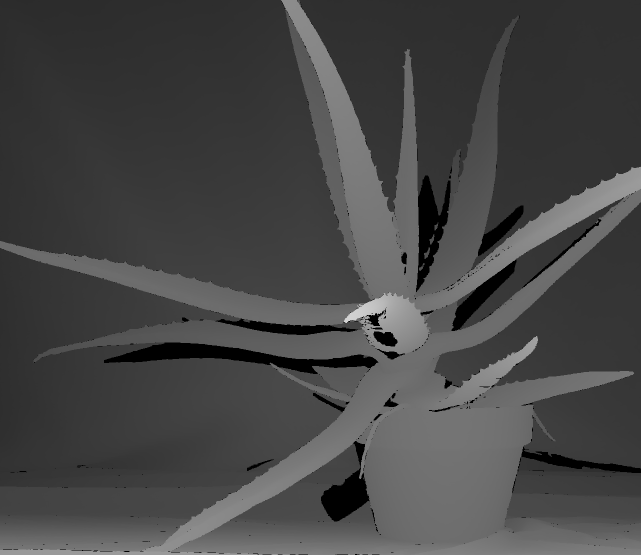
#> input picture Estimate Blur from Depth/disp1.png, 1282 x 1110 px (shown at 1/2 size)
$ python blurFromDepth.py
#> lines starting #> are read from the running program, lines starting #| are printed output that depends on the picture
import cv2
import numpy as np

#camera parameters got from website
focal_length = 3740 #pixels
Baseline = 160 #mm
const1 = Baseline * focal_length
#disparity d from disp map (in mm hopefully)
#if intensity = 0, disp not known

#other parameters #rho*r_o*v_o = k
k = 30
u_o = 20

#let's take view 1 as reference, hoping disp1 is for such case
disp = cv2.imread('disp1.png')
#> disp is the input picture: shape (1110, 1282, 3); min 0, max 211, mean 69.8
[m,n,c] = disp.shape
#> m = 1110; n = 1282; c = 3
disp = cv2.cvtColor(disp, cv2.COLOR_BGR2GRAY)
#> disp: shape (1110, 1282)


#get depth map,blur map from disparity,depth respectively
Z = np.zeros((m,n))
sigma = np.zeros((m,n))

for i in range(0,m):
	for j in range(0,n):
		if(disp[i,j] != 0):
			Z[i,j] = const1 / disp[i,j]
			sigma[i,j] = k * ((1/u_o)-(1/Z[i,j]))
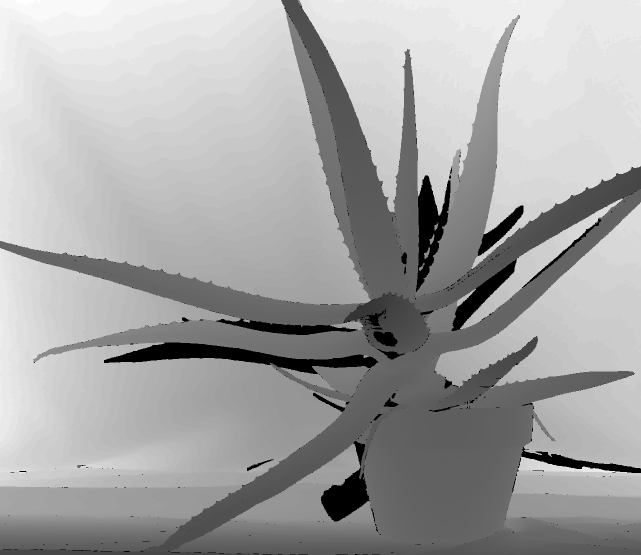
#> Z: shape (1110, 1282) float64 (shown at 1/2 size); min 0, max 13916.3, mean 9006.2; drawn with min black and max white
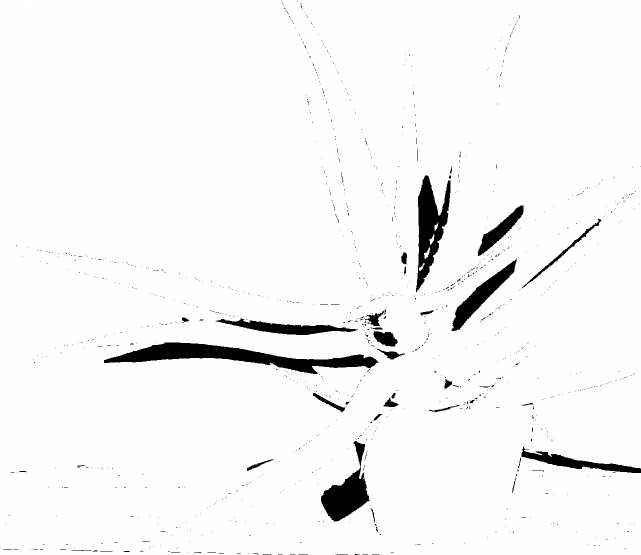
#> sigma: shape (1110, 1282) float64 (shown at 1/2 size); min 0, max 1.5, mean 1.44; drawn with min black and max white


img1 = cv2.imread('view1.png')
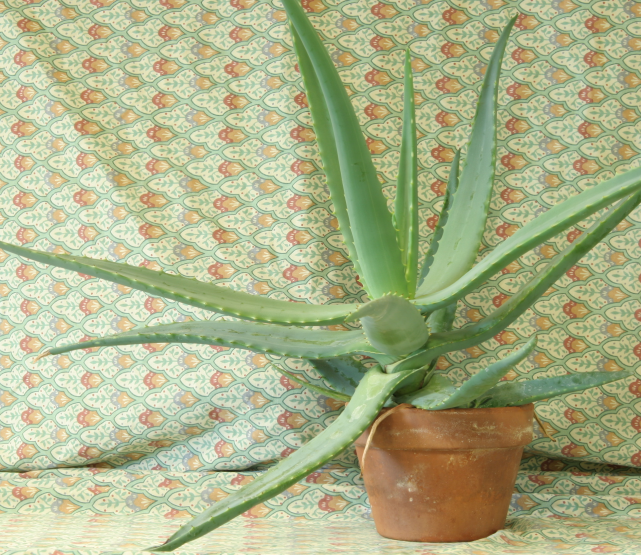
#> input picture Estimate Blur from Depth/view1.png, 1282 x 1110 px (shown at 1/2 size)
#> img1 is the input picture: shape (1110, 1282, 3); mean B, G, R 136.6, 177.2, 171.2
blurred_image1 = np.zeros((m,n,c))
img1 = cv2.copyMakeBorder(img1,1,1,1,1,cv2.BORDER_CONSTANT,value=0)
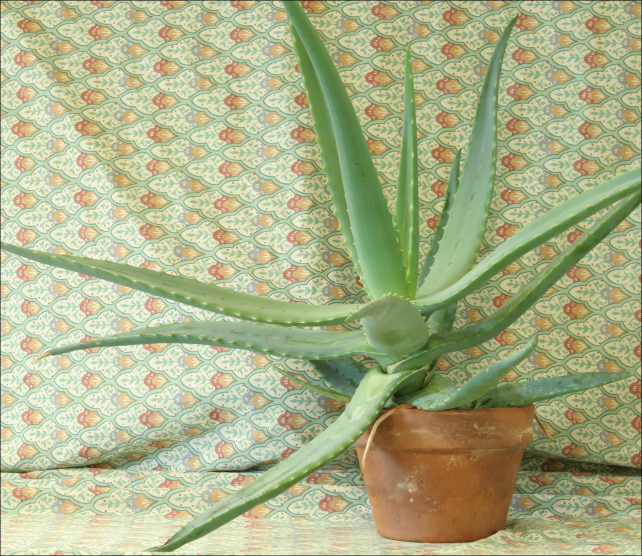
#> img1: shape (1112, 1284, 3) (shown at 1/2 size); mean B, G, R 136.2, 176.6, 170.6
b,g,r = cv2.split(img1)
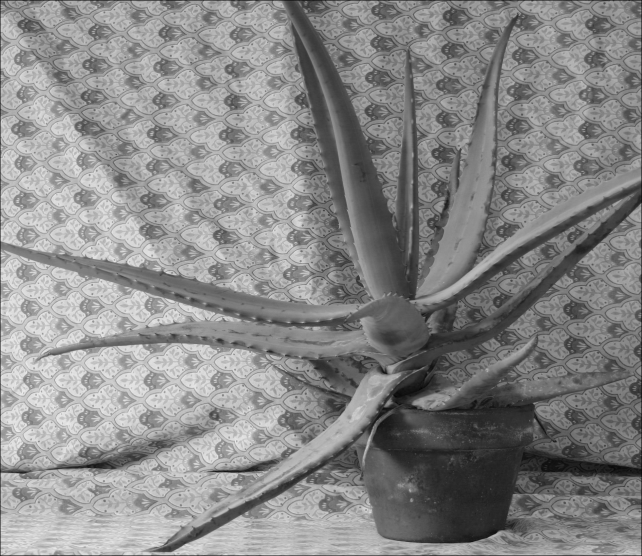
#> b: shape (1112, 1284) (shown at 1/2 size); min 0, max 243, mean 136.2
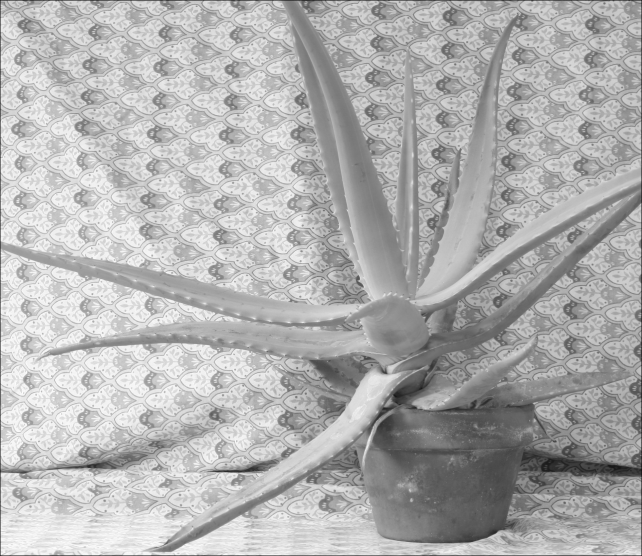
#> g: shape (1112, 1284) (shown at 1/2 size); min 0, max 255, mean 176.6
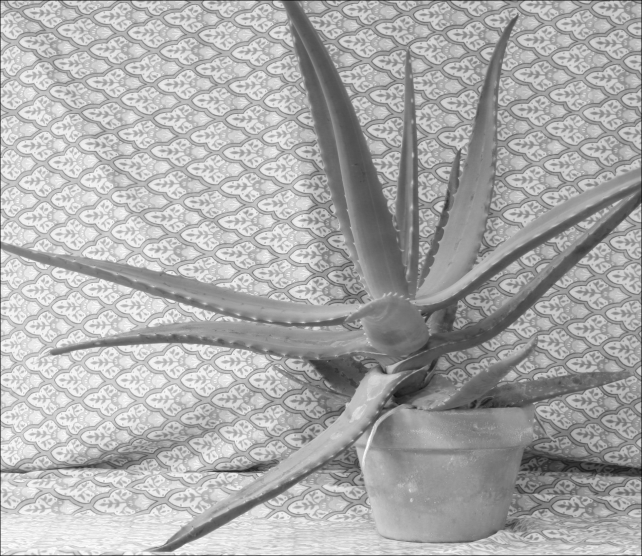
#> r: shape (1112, 1284) (shown at 1/2 size); min 0, max 255, mean 170.6
blurred_image1_b,blurred_image1_g,blurred_image1_r = cv2.split(blurred_image1)
#> blurred_image1_b: shape (1110, 1282) float64; every value is 0
#> blurred_image1: shape (1110, 1282, 3) float64; every value is 0
print(m,n,c)
#| 1110 1282 3
#if disp=0,means not known,sigma also remains 0
for c in range(0,c):
	for i in range(0,m):
		for j in range(0,n):
			#apply spatially variant blur
			if c == 0:
				img = b
			elif c == 1:
				img = g
			elif c == 2:
				img = r
			#try:
			kernel = cv2.getGaussianKernel(3,sigma[i,j])
			kernel = np.outer(kernel,kernel)

			if c == 0:
#> (the run stopped early here; a loop or call above may not have finished)
